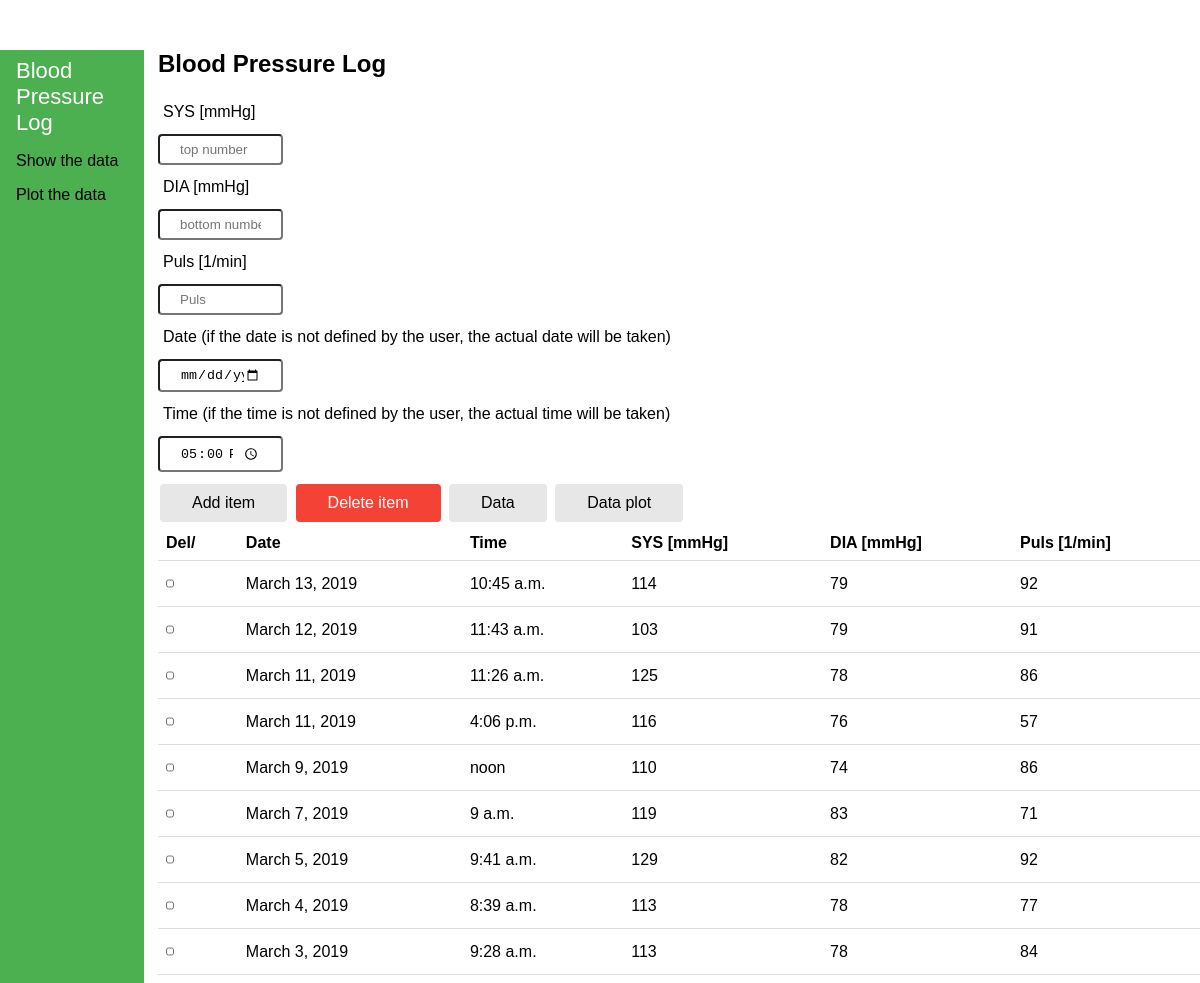
/ (upper part), run on an earlier commit of the app's database.
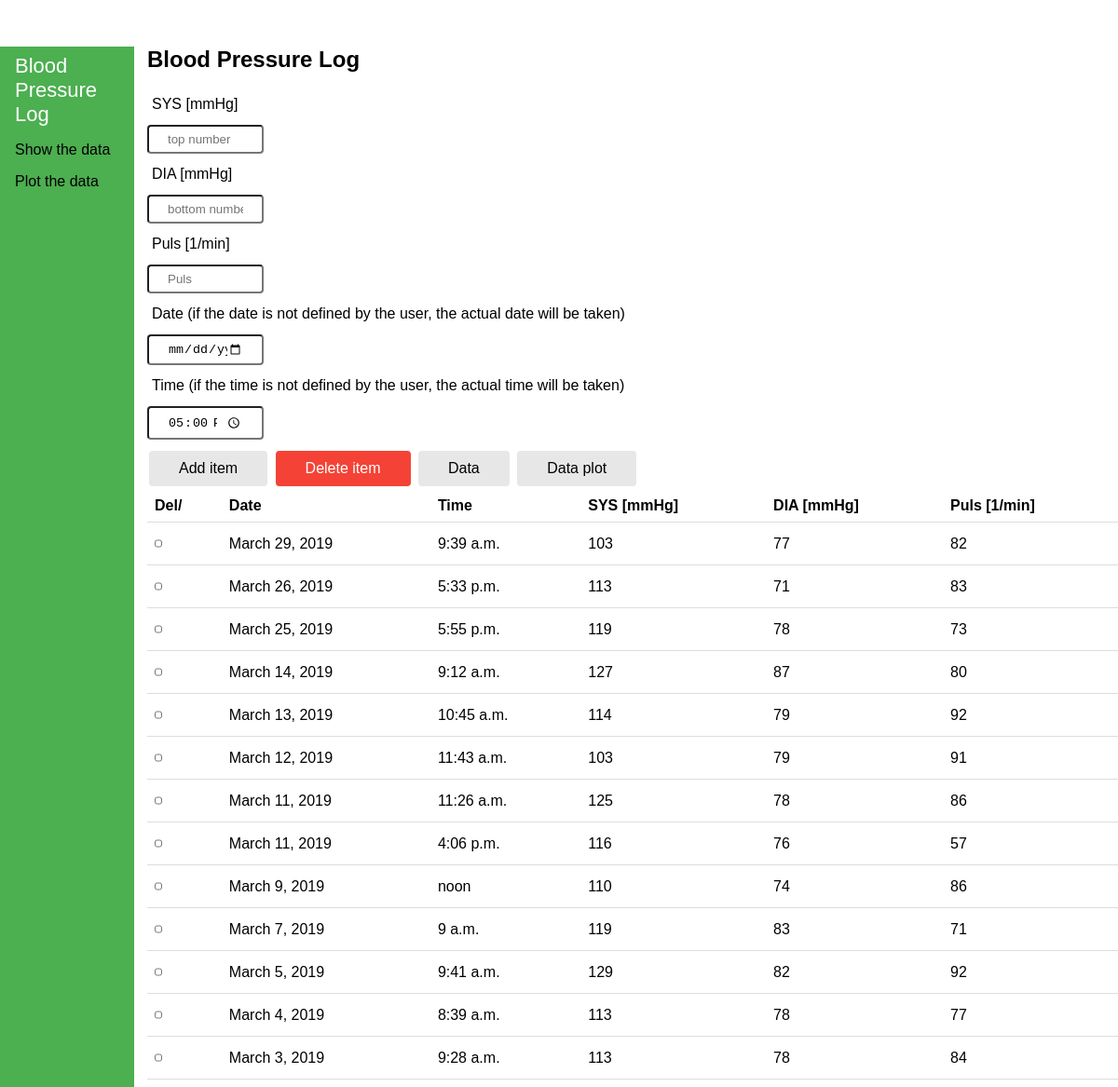
And on a later commit of the database.
### bloodpressurelog/models.py (models this page shows, shortened)
class BloodPressure(models.Model): #BloodPressure able name that inherits models.Model
	topNumber = models.IntegerField(default=120, validators=[validate_name]) # a IntegerField
	bottomNumber = models.IntegerField(default=80) # a IntegerField
	puls = models.IntegerField(default=80) # a IntegerField
	created = models.DateField(default=timezone.now().strftime("%Y-%m-%d")) # a date
	created_time = models.TimeField(default=timezone.now().strftime("%H:%M:%S")) # a date
	objects = models.Manager()
	pdobjects = DataFrameManager()
	class Meta:
		ordering = ["-created"] #ordering by the created field

### bloodpressurelog/views.py (the view, shortened to what this page needs)
# urls.py: url(r'^$', index, name="index"),
def index(request): #the index view
	bp = BloodPressure.objects.all() #quering all items with the object manager
	return render(request, "index.html", {"bp": bp})

### templates/index.html (shortened to what this page needs)
{% extends 'layout/layout.html' %}
{% block content %}
			<div class="content">
			  <div>
				<label for="topNumber">SYS [mmHg]</label>
				<input id="topNumber" name="topNumber" type="text" placeholder="top number" required>
			  </div>
			  <div>
				<label for="bottomNumber">DIA [mmHg]</label>
				<input id="bottomNumber" name="bottomNumber" type="text" placeholder="bottom number" required>
			  </div>
			  <div>
				<label for="puls">Puls [1/min]</label>
				<input id="puls" name="puls" type="text" placeholder="Puls" required>
			  </div>
			  <div>
				<label for="DateTime">Date (if the date is not defined by the user, the actual date will be taken)</label>
				<input id="DateTime" name="DateTime" type="date" placeholder="Date and time">
			  </div>
			  <div>
				<label for="Time">Time (if the time is not defined by the user, the actual time will be taken)</label>
				<input id="Time" name="Time" type="time" placeholder="Time" value="17:00" >
			  </div>
			</div>
			<div class="content">
				<button class="button btn-grey" name="itemAdd" type="submit">Add item</button>
				<button class="button btn-red" formnovalidate="" name="itemDelete" type="submit" onclick="$('input#sublist').click();">Delete item</button>
				<button class="button btn-grey" formnovalidate="" name="Data" type="submit">Data</button>
				<button class="button btn-grey" formnovalidate="" name="plotData" type="submit">Data plot</button>
			</div>
			<div class="content">
				<table class="table">
					<thead>
					  <tr>
						<th>Del/</th>
						<th>Date</th>
						<th>Time</th>
						<th>SYS [mmHg]</th>
						<th>DIA [mmHg]</th>
						<th>Puls [1/min]</th>
					  </tr>
					</thead>
					<tbody>
					{% for groser in bp %}
					  <tr>
						<td><input type="checkbox" class="taskCheckbox" name="checkedbox" id="{{ groser.id }}" value="{{ groser.id }}"></td>
						<td>{{ groser.created }}</td>
						<td>{{ groser.created_time }}</td>
						<td>{{ groser.topNumber }}</td>
						<td>{{ groser.bottomNumber }}</td>
						<td>{{ groser.puls }}</td>
					  </tr>
					  {% endfor %}
					</tbody>
				  </table>
			 </div>
{% endblock %}

What changed in the data, as far as the page shows it:
added BloodPressure: created "March 29, 2019", created_time "9:39 a.m.", topNumber "103", bottomNumber "77", puls "82"
added BloodPressure: created "March 26, 2019", created_time "5:33 p.m.", topNumber "113", bottomNumber "71", puls "83"
added BloodPressure: created "March 25, 2019", created_time "5:55 p.m.", topNumber "119", bottomNumber "78", puls "73"
added BloodPressure: created "March 14, 2019", created_time "9:12 a.m.", topNumber "127", bottomNumber "87", puls "80"
